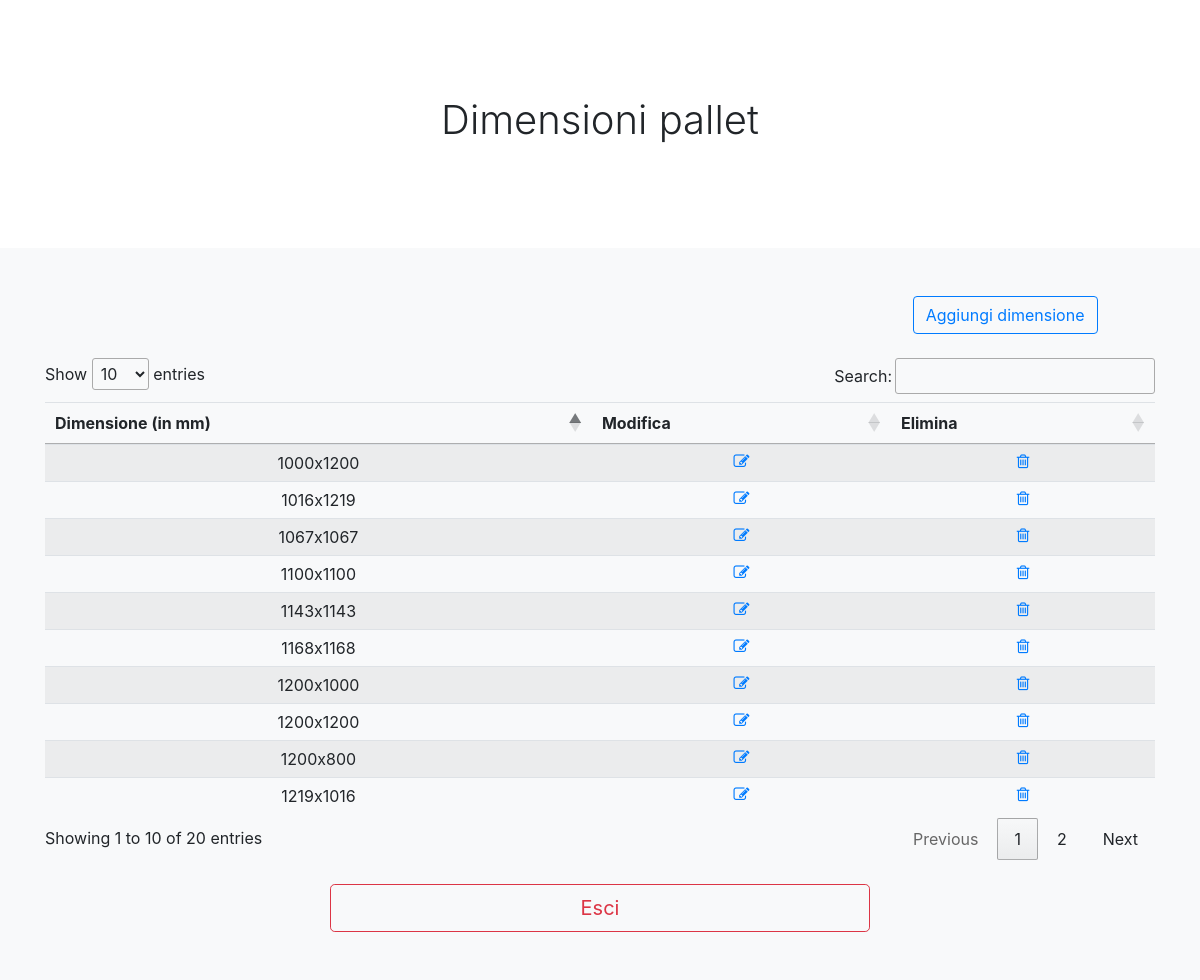
Screenshot of /progetto_db/gestione_pallet/dimensione_pallet.php (signed in) with the database file from the repository.
### tables this page shows
CREATE TABLE `dimensioni` (
  `id_dimensione` int NOT NULL,
  `descrizione` varchar(15) DEFAULT NULL
);

### progetto_db/query/query-global.php (called while the page is built, shortened)
<?php
function get_all_dimensioni($conn){
  $array_dimensioni = array();
  $sq = "SELECT * FROM dimensioni";
  $result = mysqli_query($conn, $sq);
  while($row = mysqli_fetch_assoc($result)){
    $array_dimensioni[] = $row;
  }
  return $array_dimensioni;
}
?>

### progetto_db/query/query-dimensioni.php (called while the page is built, shortened)
<?php
$sq = "SELECT * FROM dimensioni";
$result = mysqli_query($conn,$sq);
$array_dimensioni = get_all_dimensioni($conn);
?>

### progetto_db/gestione_pallet/dimensione_pallet.php (the view, shortened to what this page needs)
<html>
  <?php
  $jump_sub_folder = "../";
  include($jump_sub_folder . 'librerie/riferimenti_css_bootstrap.php');
  include($jump_sub_folder . 'query/query-dimensioni.php');
  ?>
  <head>
  </head>
  <body>
    <main role="main">
      <section class="jumbotron text-center">
        <div class="container">
          <h1>Dimensioni pallet</h1>
        </div>
      </section>
      <div class="album py-5 bg-light">
        <div class="row">
          <div class="col-md-11 text-right">
            <a href='#' data-toggle="modal" data-target="#modal_aggiungi_dimensione"  type="button" class="btn btn-outline-primary">
              Aggiungi dimensione
            </a>
          </div>
        </div>
        <br>
        <div class="container">
          <div class="row">
            <div class="col-md-12">
              <table class="table table-striped text-center" id="dimensioniPallet">
                <thead>
                  <tr>
                    <th>Dimensione (in mm)</th>
                    <th>Modifica</th>
                    <th>Elimina</th>
                  </tr>
                </thead>
                <tbody>
                  <?php while($row = mysqli_fetch_assoc($result)){ ?>
                  <tr>
                    <td> <?php echo $row['descrizione']; ?> </td>
                    <td><a href='#' data-toggle="modal" data-target="#modal_modifica_<?php echo $row['id_dimensione']; ?>"><i class="fa fa-pencil-square-o" aria-hidden="true"></i></a></td>
                    <td><a href='#' data-toggle="modal" data-target="#modal_elimina_<?php echo $row['id_dimensione']; ?>"><i class="fa fa-trash-o" aria-hidden="true"></i></a></td>
                  </tr>
                  <?php } ?>
                </tbody>
              </table>
            </div>
          </div>
          <br>
          <div class="row">
            <div class="col-md-3">
            </div>
            <div class="col-md-6 text-center">
              <a href='home_pallet.php' id="example" type="button" class="btn btn-outline-danger btn-block btn-lg" data-toggle="tooltip" data-placement="bottom">
                Esci
              </a>
            </div>
            <div class="col-md-3">
            </div>
          </div>
        </div>
      </div>
    </main>
  </body>
</html>

### progetto_db/librerie/css/album.css (style rules this page uses)
.jumbotron { padding-top: 3rem; padding-bottom: 3rem; margin-bottom: 0; background-color: #fff; }
@media (min-width: 768px) { .jumbotron { padding-top: 6rem; padding-bottom: 6rem; } }
.jumbotron h1 { font-weight: 300; }
.jumbotron .container { max-width: 40rem; }

### progetto_db/gestione_pallet/dimensione_pallet.php (style rules this page uses)
#dimensioniPallet { border-bottom: none; }

### rows the page displays
dimensioni: descrizione "1200x1200"
dimensioni: descrizione "1100x1100"
dimensioni: descrizione "1067x1067"
dimensioni: descrizione "1219x1016"
dimensioni: descrizione "1000x1200"
dimensioni: descrizione "1016x1219"
dimensioni: descrizione "1143x1143"
dimensioni: descrizione "1200x800"
dimensioni: descrizione "1168x1168"
dimensioni: descrizione "1200x1000"
